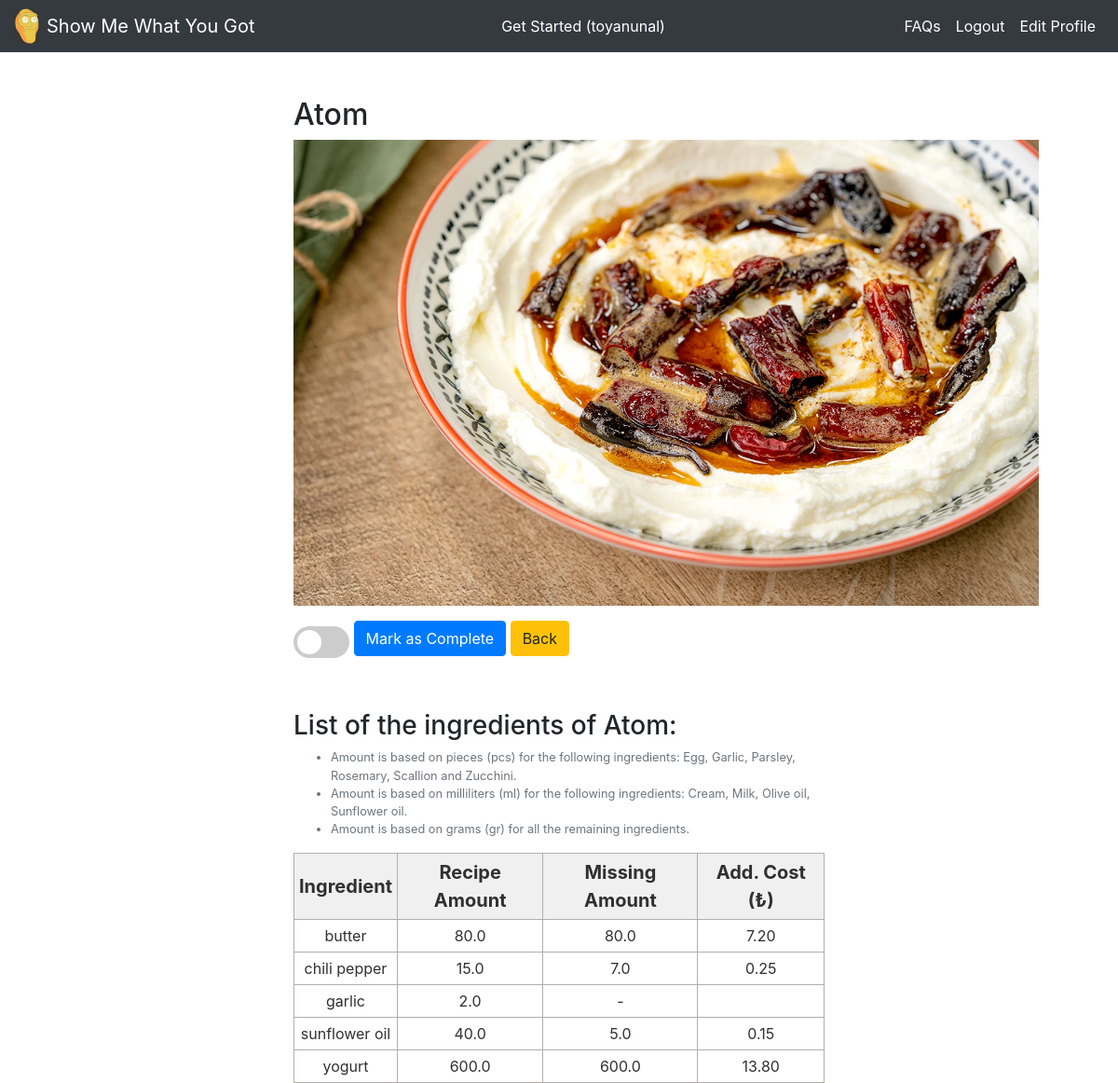
Page /recipe_list/Atom/ (signed in) on the earlier database version.
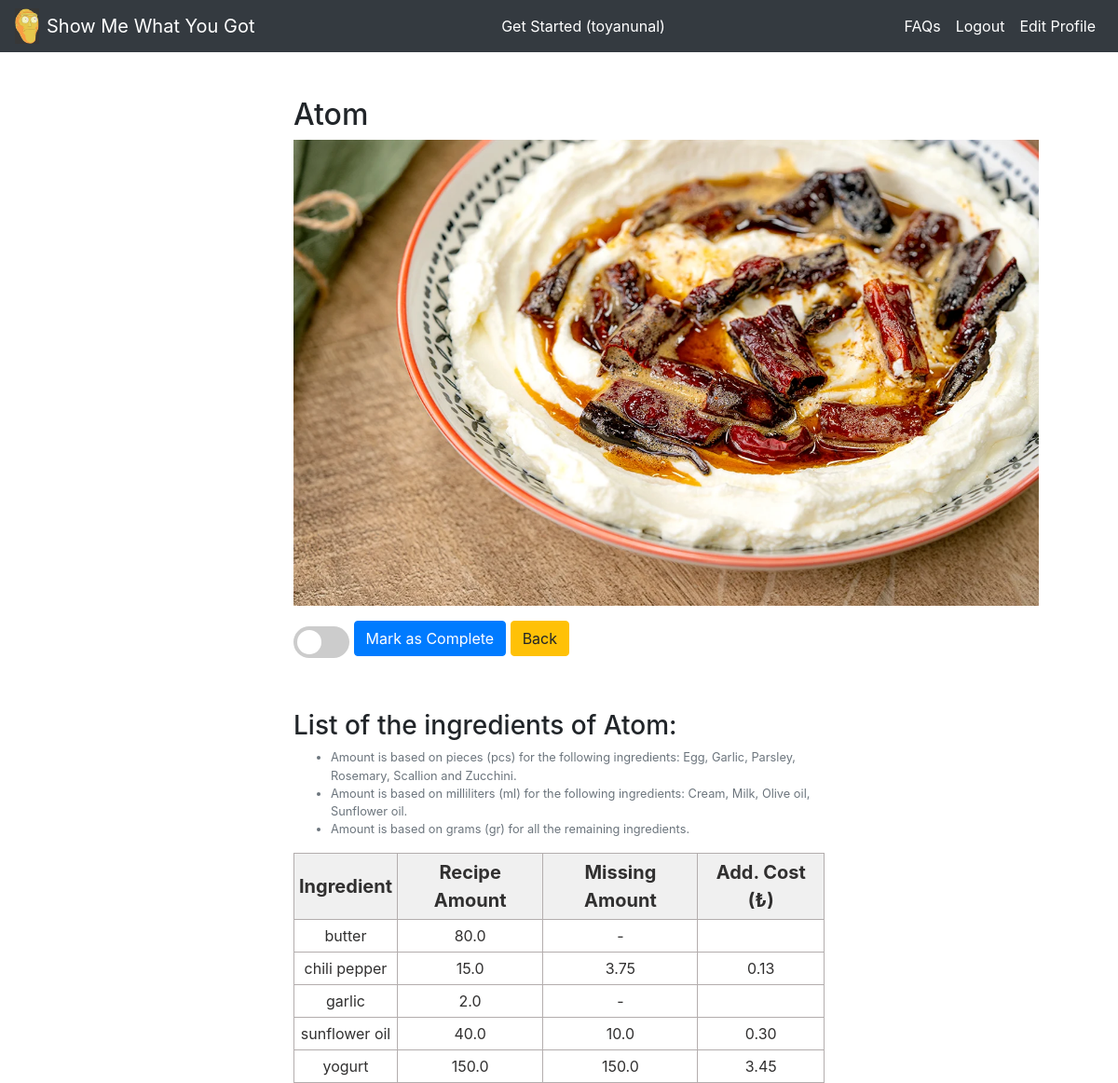
Same page on the later database version.
### rrs_app/models.py (models this page shows, shortened)
class Recipe(models.Model):
    title = models.CharField(max_length=128)
    slug = models.SlugField(allow_unicode=True,unique=True)
    meal_type = models.CharField(max_length=16)
    diet_type = models.CharField(max_length=16)
    effort = models.CharField(max_length=16)
    description = models.TextField()
    photo = models.ImageField(null=True, upload_to='recipe_photos/')
    total_cost = models.FloatField(default=0, blank=True)
    class Meta:
        ordering = ('title',)

class RecipeIngredient(models.Model):
    recipe = models.ForeignKey(Recipe, on_delete=models.CASCADE)
    ingredient = models.ForeignKey(Ingredient, on_delete=models.CASCADE)
    amount = models.FloatField(default=0, validators=[MinValueValidator(0), MaxValueValidator(1000000)])
    class Meta:
        unique_together = (('recipe', 'ingredient'))
        ordering = ('recipe','ingredient')

class Ingredient(models.Model):
    title = models.CharField(max_length=128)
    unit_type = models.CharField(max_length=16)
    unit_cost = models.FloatField(default=0)
    photo = models.ImageField(null=True, upload_to='ingredient_photos/')
    class Meta:
        ordering = ('title',)
    def __str__(self):
        return self.title

class UserIngredient(models.Model):
    user = models.ForeignKey(User, on_delete=models.CASCADE)
    ingredient = models.ForeignKey(Ingredient, on_delete=models.CASCADE)
    amount = models.FloatField(default=0)
    total_cost = models.FloatField(default=0, blank=True)
    class Meta:
        unique_together = (('user', 'ingredient'))
        ordering = ('user','ingredient')

### rrs_app/views.py (the view, shortened to what this page needs)
# urls.py: path('recipe_list/<str:slug>/',views.recipe_detail_view,name='recipe_detail'),
def recipe_detail_view(request, slug):
    if not request.user.is_authenticated:
        messages.warning(request, ('Redirecting to the home page!'))
        return redirect('home')
    rec = Recipe.objects.get(slug=slug)
    inf = UserInfo.objects.get(user=request.user)
    recipe_list = []
    ingredient_list = []
    for rec_item in RecipeIngredient.objects.filter(recipe=rec):
        ing = Ingredient.objects.get(title=rec_item.ingredient)
        recipe_list.append(rec_item)
        try:
            user_item = UserIngredient.objects.get(user=request.user, ingredient=rec_item.ingredient)
            amount_diff = rec_item.amount * inf.portion - user_item.amount
            if amount_diff > 0:
                user_item.amount = amount_diff
                if ing.unit_type != 'count':
                    user_item.total_cost = ing.unit_cost * user_item.amount / 1000
                else:
                    user_item.total_cost = ing.unit_cost * user_item.amount
            else:
                user_item.amount = "-"
                user_item.total_cost = "-"
            ingredient_list.append(user_item)
        except:
            rec_item.amount = rec_item.amount * inf.portion
            if ing.unit_type != 'count':
                rec_item.total_cost = ing.unit_cost * rec_item.amount / 1000
            else:
                rec_item.total_cost = ing.unit_cost * rec_item.amount
            ingredient_list.append(rec_item)
    ingredient_list = list(zip(recipe_list, ingredient_list))
    return render(request, 'rrs_app/recipe_detail.html', {'recipe_details':rec, 'ingredient_list':ingredient_list})

### rrs_app/templates/rrs_app/recipe_detail.html (shortened to what this page needs)
{% extends 'rrs_app/base.html' %}
{% block content %}
<br></br>
<div class = "col-md-6 offset-md-3">
  <h2> {{ recipe_details.title }} </h2>
  <p><a href="{{ recipe_details.description }}" target="_blank">
    <img src="{{ recipe_details.photo.url }}" alt="{{recipe_details.title}}" style="width: 800px; height: 500px;">
  </a></p>
  <form method="POST", action="{% url 'recipe_detail' recipe_details.slug %}">
    <label class="switch">
      <span class="slider round"></span>
    </label>
    <input type="submit" class="btn btn-primary" name="completed" value="Mark as Complete">
    <a class='btn btn-warning' href="{% url 'recipe_list' %}">Back</a>
  </form>
  <br></br>
  <h3> List of the ingredients of {{ recipe_details.title }}: </h3>
  <span class="form-text text-muted"><small></span>
    <ul class="form-text text-muted">
      <li>Amount is based on pieces (pcs) for the following ingredients: Egg, Garlic, Parsley, Rosemary, Scallion and Zucchini.</li>
      <li>Amount is based on milliliters (ml) for the following ingredients: Cream, Milk, Olive oil, Sunflower oil.</li>
      <li>Amount is based on grams (gr) for all the remaining ingredients.</li>
    </ul>
    <table class="demTable">
      <thead>
        <tr>
          <th>Ingredient</th>
          <th>Recipe Amount</th>
          <th>Missing Amount</th>
          <th>Add. Cost (₺)</th>
  			</tr>
  		</thead>
      <tbody>
        {% for ingredient_object in ingredient_list %}
  			<tr>
          <td>{{ingredient_object.0.ingredient}}</td>
          <td>{{ingredient_object.0.amount}}</td>
          <td>{{ingredient_object.1.amount}}</td>
          <td>{{ingredient_object.1.total_cost|floatformat:2}}</td>
        </tr>
        {% endfor %}
  </div>
{% endblock %}

### rrs_app/templates/rrs_app/base.html (shortened to what this page needs)
<!doctype html>
{% load static %}
<html lang="en">
  <head>
    <link rel="stylesheet" href="https://stackpath.bootstrapcdn.com/bootstrap/4.3.1/css/bootstrap.min.css">
    <link rel="stylesheet" href="{% static 'css/base.css' %}">
  </head>
  <body>
    <nav class="navbar navbar-expand-lg navbar-dark bg-dark">
      <a href="{% url 'home' %}">
        <img src="{% static 'images/SMWYG.png' %}" alt="" width="26" class="d-inline-block align-middle mr-2">
      </a>
      <a class="navbar-brand" href="{% url 'home' %}">Show Me What You Got</a>
      <div class="collapse navbar-collapse" id="navbarSupportedContent">
        {% if user.is_authenticated and user.username|length < 32 %}
        <ul class="navbar-nav ml-auto text-center">
          <li class="nav-item active">
            <a class="nav-link" href="{% url 'input_form' %}">Get Started ({{user.username}})</a>
          </li>
        </ul>
        {% else %}
        <ul class="navbar-nav ml-auto text-center">
          <li class="nav-item active">
            <a class="nav-link" href="{% url 'input_form' %}">Get Started as Guest</a>
          </li>
        </ul>
        {% endif %}
        <ul class="navbar-nav ml-auto">
          {% if user.is_authenticated %}
          <li class="nav-item active">
            <a class="nav-link" href="{% url 'faq' %}">FAQs</a>
          </li>
          <li class="nav-item active">
            <a class="nav-link" href="{% url 'logout' %}">Logout</a>
          </li>
          <li class="nav-item active">
            <a class="nav-link" href="{% url 'edit_profile' %}">Edit Profile</a>
          </li>
          {% endif %}
        </ul>
      </div>
    </nav>
    {% block content %}
    {% endblock %}
  </body>
</html>

### rrs_app/static/css/base.css (style rules this page uses)
.demTable { width:100%; border:1px solid #b3adad; border-collapse:collapse; border-spacing:1px; padding:5px; margin-right: auto; }
.demTable th { border:1px solid #b3adad; text-align:center; font-size: 20px; padding:5px; background: #f0f0f0; color: #313030; }
.demTable td { border:1px solid #b3adad; text-align:center; font-size: 16px; padding:5px; background: #ffffff; color: #313030; }
.switch { position: relative; display: inline-block; width: 60px; height: 34px; }
.slider { position: absolute; cursor: pointer; top: 0; left: 0; right: 0; bottom: 0; background-color: #ccc; -webkit-transition: .4s; transition: .4s; }
.slider:before { position: absolute; content: ""; height: 26px; width: 26px; left: 4px; bottom: 4px; background-color: white; -webkit-transition: .4s; transition: .4s; }
.slider.round { border-radius: 34px; }
.slider.round:before { border-radius: 50%; }

Differences in the rows shown:
changed through a linked row, RecipeIngredient "butter": amount "80.0" → "-"; total_cost "7.20" → (not shown)
changed through a linked row, RecipeIngredient "chili pepper": amount "7.0" → "3.75"; total_cost "0.25" → "0.13"
changed through a linked row, RecipeIngredient "sunflower oil": amount "5.0" → "10.0"; total_cost "0.15" → "0.30"
computed for RecipeIngredient "yogurt": amount "600.0" → "150.0"; ingredient_object "13.80" → "3.45"
